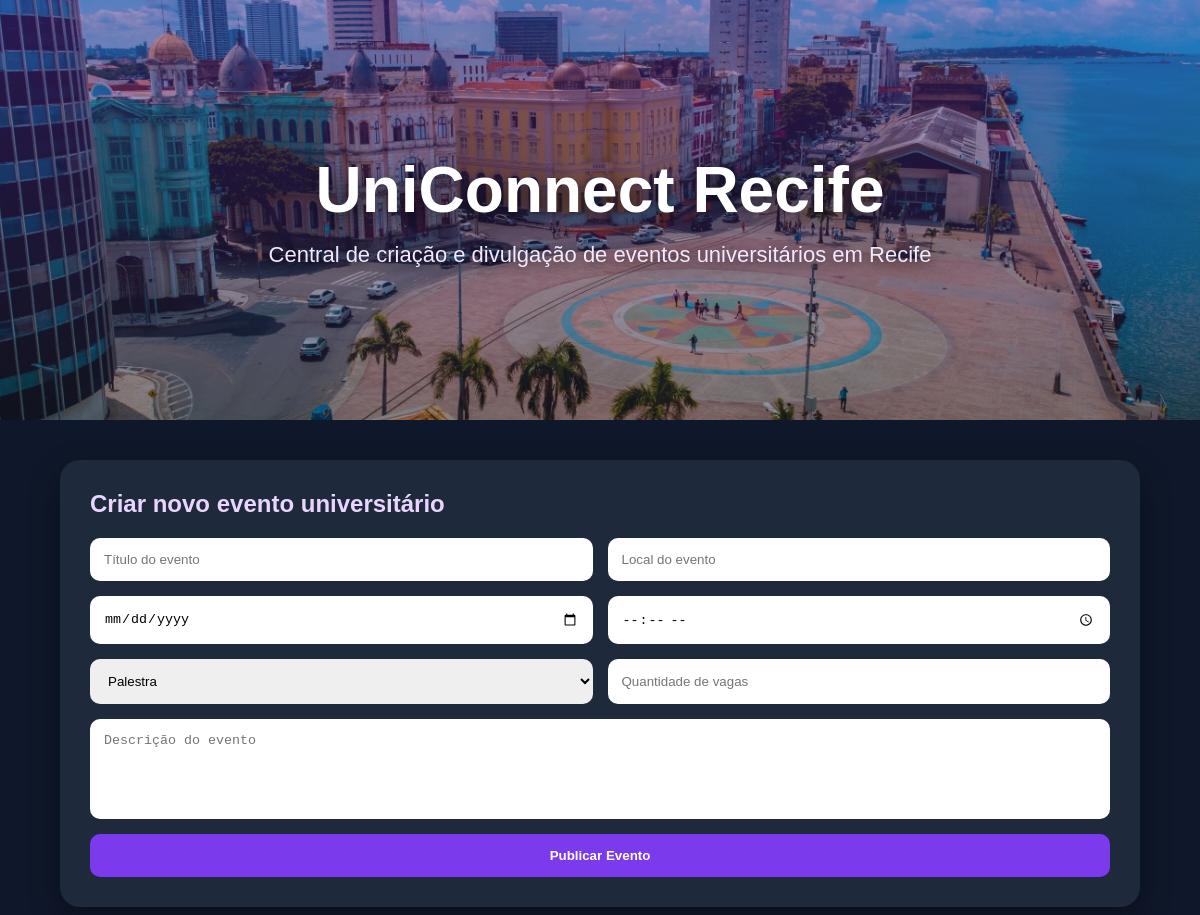
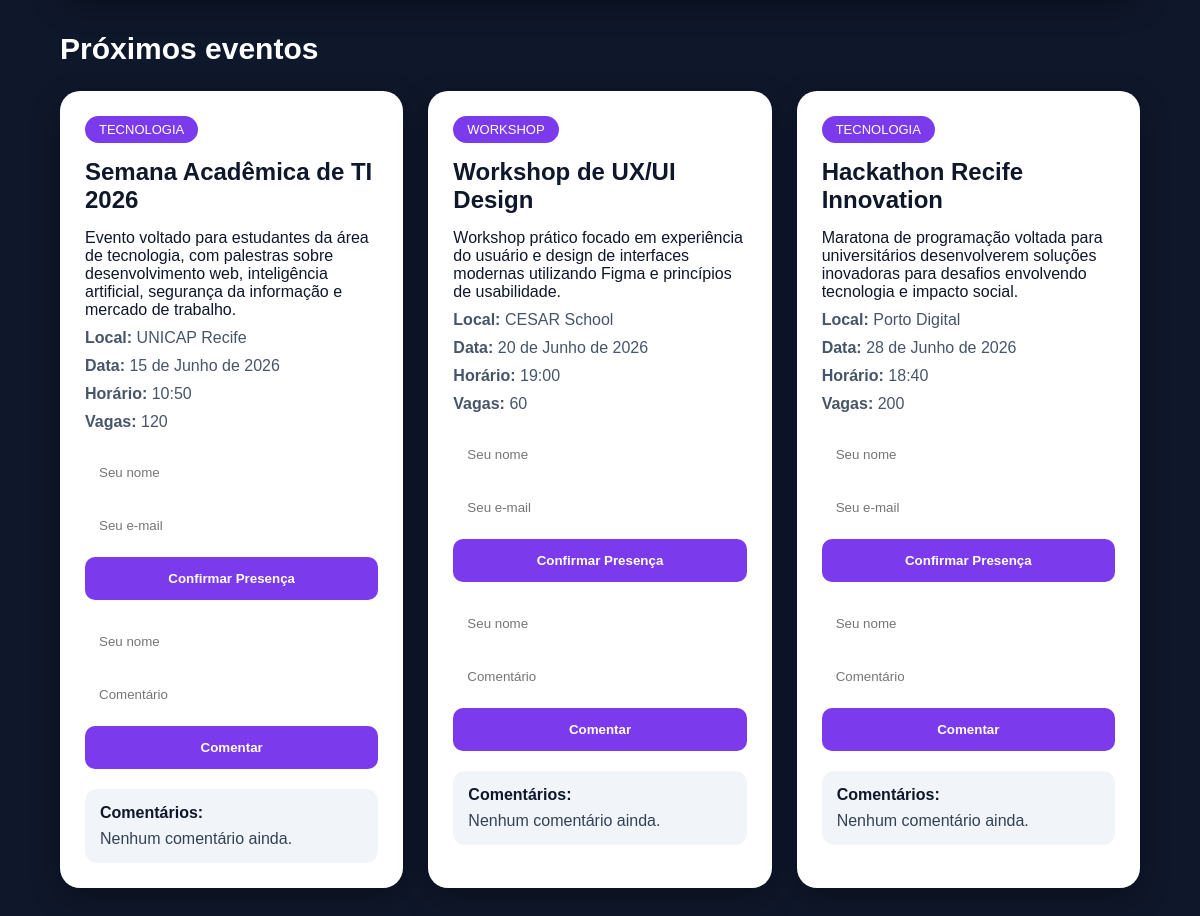
The page / on the database its author committed (2 pictures, top to bottom).
### core/models.py (models this page shows, shortened)
class Evento(models.Model):
    titulo = models.CharField(max_length=200)
    descricao = models.TextField()
    local = models.CharField(max_length=200)
    data = models.DateField()
    horario = models.TimeField()
    categoria = models.CharField(max_length=100)
    vagas = models.IntegerField()

### core/views.py (the view)
# urls.py: path('', home, name='home'),
def home(request):
    eventos = Evento.objects.all().order_by('data')
    return render(request, 'home.html', {
        'eventos': eventos
    })

### core/templates/home.html (shortened to what this page needs)
{% load static %}
<!DOCTYPE html>
<html lang="pt-br">
<head>
</head>
<body>
<header class="hero">
    <div>
        <h1>UniConnect Recife</h1>
        <p>
            Central de criação e divulgação de eventos universitários em Recife
        </p>
    </div>
</header>
<div class="container">
    <div class="formulario">
        <h2>Criar novo evento universitário</h2>
        <form method="POST" action="{% url 'criar_evento' %}">
            <div class="grid">
                <input type="text" name="titulo" placeholder="Título do evento" required>
                <input type="text" name="local" placeholder="Local do evento" required>
                <input type="date" name="data" required>
                <input type="time" name="horario" required>
                <select name="categoria">
                    <option value="palestra">Palestra</option>
                </select>
                <input type="number" name="vagas" placeholder="Quantidade de vagas" required>
                <textarea
                    name="descricao"
                    placeholder="Descrição do evento"
                ></textarea>
                <button class="btn-full" type="submit">
                    Publicar Evento
                </button>
            </div>
        </form>
    </div>
    <h2 class="titulo-secao">Próximos eventos</h2>
    <div class="cards">
        {% for evento in eventos %}
        <div class="card">
            <span class="tag">{{ evento.categoria }}</span>
            <h2>{{ evento.titulo }}</h2>
            <p>{{ evento.descricao }}</p>
            <p class="info">
                <strong>Local:</strong>
                {{ evento.local }}
            </p>
            <p class="info">
                <strong>Data:</strong>
                {{ evento.data }}
            </p>
            <p class="info">
                <strong>Horário:</strong>
                {{ evento.horario }}
            </p>
            <p class="info">
                <strong>Vagas:</strong>
                {{ evento.vagas }}
            </p>
            <form
                method="POST"
                action="{% url 'confirmar_presenca' evento.id %}"
                class="mini-form"
            >
                <input
                    type="text"
                    name="nome_aluno"
                    placeholder="Seu nome"
                    required
                >
                <input
                    type="email"
                    name="email"
                    placeholder="Seu e-mail"
                    required
                >
                <button type="submit">
                    Confirmar Presença
                </button>
            </form>
            <form
                method="POST"
                action="{% url 'comentar' evento.id %}"
                class="mini-form"
            >
                <input
                    type="text"
                    name="nome"
                    placeholder="Seu nome"
                    required
                >
                <input
                    type="text"
                    name="texto"
                    placeholder="Comentário"
                    required
                >
                <button type="submit">
                    Comentar
                </button>
            </form>
            <div class="comentarios">
                <strong>Comentários:</strong>
                {% for comentario in evento.comentario_set.all %}
                    <p>
                        <strong>{{ comentario.nome }}:</strong>
                        {{ comentario.texto }}
                    </p>
                {% empty %}
                    <p>Nenhum comentário ainda.</p>
                {% endfor %}
            </div>
        </div>
        {% empty %}
            <p>Nenhum evento cadastrado ainda.</p>
        {% endfor %}
    </div>
</div>
</body>
</html>

### core/templates/home.html (style rules this page uses)
* { margin:0; padding:0; box-sizing:border-box; }
body { font-family: Arial, Helvetica, sans-serif; background:#0f172a; color:white; }
.hero { height:420px; background-image: linear-gradient( rgba(76, 29, 149, 0.45), rgba(15, 23, 42, 0.45) ), url("/static/img/recife.png"); background-size:cover; background-position:center; display:flex; align-items:center; justify-content:center; text-align:center; padding:30px; }
.hero h1 { font-size:64px; margin-bottom:15px; text-shadow:0 5px 18px rgba(0,0,0,0.6); }
.hero p { font-size:22px; color:#f3e8ff; text-shadow:0 3px 12px rgba(0,0,0,0.6); }
.container { width:90%; max-width:1200px; margin:auto; padding:40px 0; }
.formulario { background:#1e293b; padding:30px; border-radius:20px; margin-bottom:40px; box-shadow:0 12px 30px rgba(0,0,0,0.35); }
.formulario h2 { margin-bottom:20px; color:#e9d5ff; }
.grid { display:grid; grid-template-columns:1fr 1fr; gap:15px; }
input, textarea, select { width:100%; padding:14px; border:none; border-radius:10px; outline:none; }
textarea { grid-column:span 2; height:100px; resize:none; }
button { background:#7c3aed; color:white; border:none; padding:14px; border-radius:10px; cursor:pointer; font-weight:bold; transition:0.3s; }
.btn-full { grid-column:span 2; }
.titulo-secao { margin-bottom:25px; font-size:30px; }
.cards { display:grid; grid-template-columns:repeat(auto-fit,minmax(330px,1fr)); gap:25px; }
.card { background:white; color:#0f172a; padding:25px; border-radius:20px; box-shadow:0 10px 30px rgba(0,0,0,0.3); }
.tag { display:inline-block; background:#7c3aed; color:white; padding:6px 14px; border-radius:999px; margin-bottom:15px; font-size:13px; text-transform:uppercase; }
.card h2 { margin-bottom:15px; }
.info { margin-top:10px; color:#475569; }
.mini-form { margin-top:20px; display:flex; flex-direction:column; gap:10px; }
.comentarios { margin-top:20px; background:#f1f5f9; padding:15px; border-radius:12px; }
.comentarios p { margin-top:8px; color:#334155; }

### rows shown on the page
Evento: categoria "TECNOLOGIA", titulo "Semana Acadêmica de TI 2026", descricao "Evento voltado para estudantes da área de tecnologia, com palestras sobre desenvolvimento web, inteligência artificial, segurança da informação e mercado de trabalho.", local "UNICAP Recife", data "15 de Junho de 2026", horario "10:50", vagas "120"
Evento: categoria "WORKSHOP", titulo "Workshop de UX/UI Design", descricao "Workshop prático focado em experiência do usuário e design de interfaces modernas utilizando Figma e princípios de usabilidade.", local "CESAR School", data "20 de Junho de 2026", horario "19:00", vagas "60"
Evento: categoria "TECNOLOGIA", titulo "Hackathon Recife Innovation", descricao "Maratona de programação voltada para universitários desenvolverem soluções inovadoras para desafios envolvendo tecnologia e impacto social.", local "Porto Digital", data "28 de Junho de 2026", horario "18:40", vagas "200"
